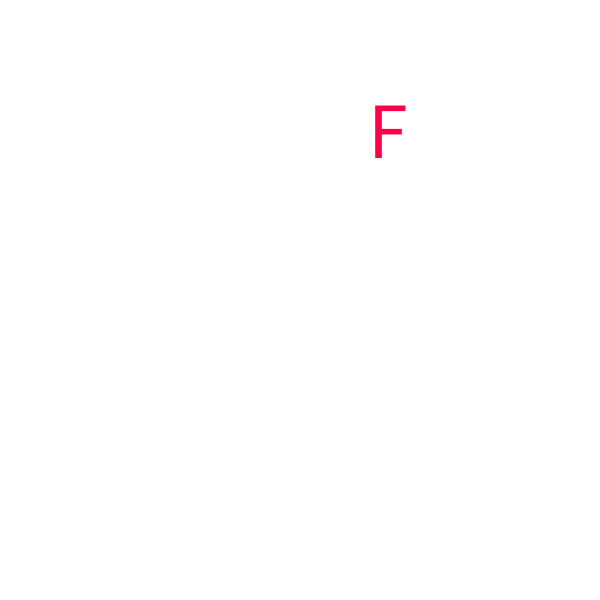
Frame 1 (no input)
Frame 60 (the mouse pressed at the canvas centre just before this capture): identical to frame 1, image omitted
Frame 120 (the mouse held since frame 60 and released just before this capture): identical to frame 1, image omitted

The Processing sketch that drew this single still picture (run headless with seeded random() and noise(); from frame 60 on, the mouse is pressed at the canvas centre):

// Processing sketch: day_08_04_direction
// ── day_08_04_direction.pde
//----------------------------------------------------
// DT Bootcamp 2014, Parsons the New School for Design. 
// Day 8, gravity
// Using mouse position to assign a direction
// Inspired by the work of Adrien M and Claire B
// Borrowing some code from Daniel Shiffman's
// "Learning Processing", Chapter 5
//----------------------------------------------------

//Declaring the properties of our object:
float size;
float posX;
float posY;
float hue;
char c;
float speedX;
float speedY;
Boolean isMoving; //is our object moving or not?

//"Environment" properties
float gravity;      //That is, acceleration

void setup(){
  size(600, 600);
  colorMode(HSB);
  
  //Assigning values to the properties
  size = 80;
  posX = random(width);
  posY = random(height - 100);  
  hue = random(255);
  //A random uppercase letter from the ASCII table
  //See: http://www.asciitable.com/
  c = (char) int(random(65, 90));
  speedX = 0;  
  speedY = 0;
  isMoving = false;
  
  gravity = 0.1;
}

void draw(){
  background(255);

  float distance = dist(mouseX, mouseY, posX, posY);
//  println(distance);

  //Checking distance to mouse
  noStroke();
  if(distance < size/2 && !isMoving){
    fill(hue, 150, 255);  
    isMoving = true;
    speedX = mouseX - pmouseX;
  }else{
    fill(hue, 255, 255);
  }
  
  //Drawing the object
  textSize(size);
  textAlign(CENTER, CENTER);
  text(c, posX, posY);
  
  //Physics
  if(isMoving){
    // Add speed to location.
    posX = posX + speedX;
    posY = posY + speedY;
    
    // Add gravity to speedY.
    speedY = speedY + gravity;    
  }
}
